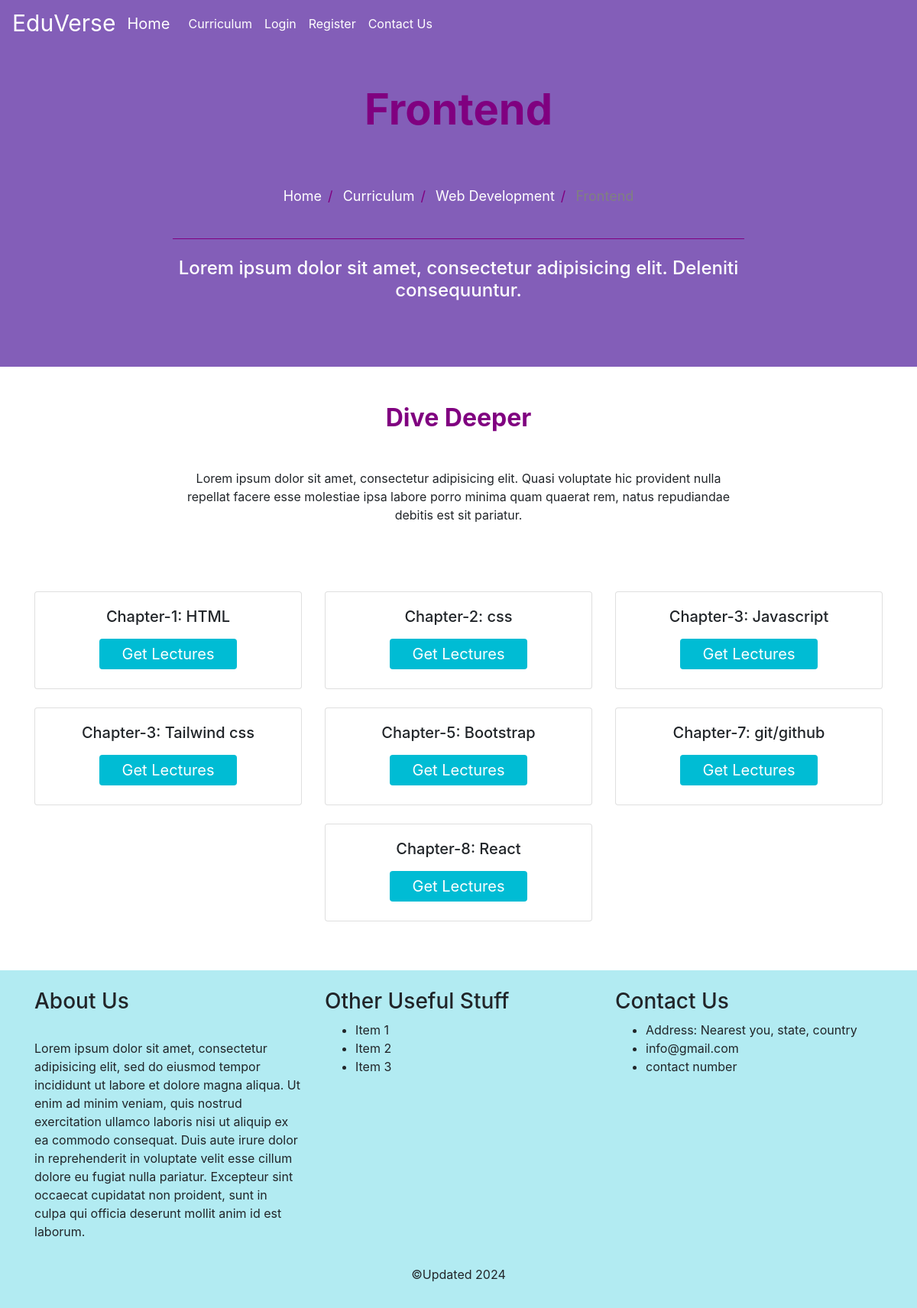
The app's page /curriculum/web-development/2/ with its own data.
### curriculum/models.py (models this page shows, shortened)
class Subject(models.Model):
    subject_id = models.CharField(max_length=100, unique=True)
    name = models.CharField(max_length=100)
    slug = models.SlugField(null=True, blank=True)
    standard = models.ForeignKey(Standard, on_delete=models.CASCADE, related_name='subjects')
    image = models.ImageField(upload_to=save_subject_image, blank=True, verbose_name='Subject Image')
    description = models.TextField(max_length=500,blank=True)

class Standard(models.Model):
    name = models.CharField(max_length=100, unique=True)
    slug = models.SlugField(null=True, blank=True)
    description = models.TextField(max_length=500,blank=True)
    def __str__(self):
        return self.name

class Lesson(models.Model):
    lesson_id = models.CharField(max_length=100, unique=True)
    Standard = models.ForeignKey(Standard, on_delete=models.CASCADE)
    created_by = models.ForeignKey(User,on_delete=models.CASCADE)
    created_at = models.DateTimeField(auto_now_add=True)
    subject = models.ForeignKey(Subject, on_delete=models.CASCADE,related_name='lessons')
    name = models.CharField(max_length=250)
    position = models.PositiveSmallIntegerField(verbose_name="Chapter no.")
    slug = models.SlugField(null=True, blank=True)
    video = models.FileField(upload_to=save_lesson_files,verbose_name="video", blank=True, null=True)
    ppt = models.FileField(upload_to=save_lesson_files,verbose_name="Presentations", blank=True)
    Notes = models.FileField(upload_to=save_lesson_files,verbose_name="Notes", blank=True)
    class Meta:
        ordering = ['position']

### curriculum/views.py (the view)
# urls.py: path('<str:standard>/<slug:slug>/', views.LessonListView.as_view(), name='lesson_list'),
class LessonListView(DetailView):
    context_object_name = 'subjects'
    model = Subject
    template_name = 'curriculum/lesson_list_view.html'

### curriculum/templates/curriculum/lesson_list_view.html (shortened to what this page needs)
{% extends 'base.html' %}
{% load static %}
{% block image_block %}
<header class="info-header">
  <div id="page-intro" class="container-fluid d-flex align-items-center justify-content-center ">
    <div class="row d-flex justify-content-center text-center">
      <div class="col-md-10 text-white">
        <h2 class="display-4 font-weight-bold  p-5 " style="color:purple;" > {{subjects.name}} </h2>
        <div class="row d-flex justify-content-center text-center">
          <ul class="breadcrumb">
            <li><a href="{% url 'index' %}">Home</a></li>
            <li><a href="{% url 'curriculum:standard_list' %}">Curriculum</a></li>
            <li><a href="{% url 'curriculum:subject_list' slug=subjects.standard.slug %}">{{subjects.standard}}</a></li>
            <li class="disabled-text" >{{subjects.name}}</li>
          </ul>
        </div>
        <hr style="color:purple;">
        <h4 class="white-text my-4">Lorem ipsum dolor sit amet, consectetur adipisicing elit.
                  Deleniti
                  consequuntur.</h4>
  </div>
</header>
{% endblock %}
{% block content %}
<section id="best-features" class="text-center">
              <h2 class="mb-5 mt-5 font-weight-bold" style="color:purple;">Dive Deeper</h2>
              <div class="row d-flex justify-content-center mb-4">
                <div class="col-md-8 mb-5">
                  <p class="grey-text">Lorem ipsum dolor sit amet, consectetur adipisicing elit. Quasi voluptate
                                    hic
                                    provident nulla repellat
                                    facere esse molestiae ipsa labore porro minima quam quaerat rem, natus repudiandae debitis
                                    est
                                    sit pariatur.</p>
                </div>
              </div>
              <div class="row d-flex justify-content-center mb-3">
                {% for lesson in subjects.lessons.all %}
                <div class="col-sm-4 mb-4">
                  <div class="card box-shadow-hover">
                    <div class="card-body">
                      <h5 class="card-title">Chapter-{{lesson.position}}: {{lesson.name}}</h5>
                      <a href="{% url 'curriculum:lesson_detail' slug=lesson.slug subject=subjects.slug standard=lesson.Standard.slug %}" >
                      <button type="button" class="button-les"><span>Get Lectures</span></button>
                      </a>
                    </div>
                  </div>
                </div>
                {% endfor %}
              </div>
</section>
{%endblock%}

### static/css/master_css.css (style rules this page uses)
html, body, header, #intro { height: 100%; }
.text-white { color: white; }
hr { border-color: inherit; }
.info-header { height: 60%; }
#page-intro { height: 100%; }
#page-intro { background-color: #835eb8 !important; -webkit-background-size: cover; -moz-background-size: cover; -o-background-size: cover; background-size: cover; }
ul.breadcrumb { padding: 10px 16px; list-style: none; background-color: transparent; }
ul.breadcrumb li { display: inline; font-size: 18px; }
ul.breadcrumb li+li:before { padding: 8px; color: purple; content: "/\00a0"; }
ul.breadcrumb li a { color: white; text-decoration: none; }
.disabled-text { color: gray; }
.button-les { border-radius: 4px; background-color: #00bcd4; border: none; color: #FFFFFF; text-align: center; font-size: 20px; padding: 5px; width: 180px; transition: all 0.5s; cursor: pointer; margin: 5px; }
.button-les span { cursor: pointer; display: inline-block; position: relative; transition: 0.5s; }
.button-les span:after { content: '\00bb'; position: absolute; opacity: 0; top: 0; right: -20px; transition: 0.5s; }

### records on screen
Subject: name "Frontend", standard "Web Development"
Lesson: position "1", name "HTML"
Lesson: position "2", name "css"
Lesson: position "3", name "Javascript"
Lesson: position "3", name "Tailwind css"
Lesson: position "5", name "Bootstrap"
Lesson: position "7", name "git/github"
Lesson: position "8", name "React"
